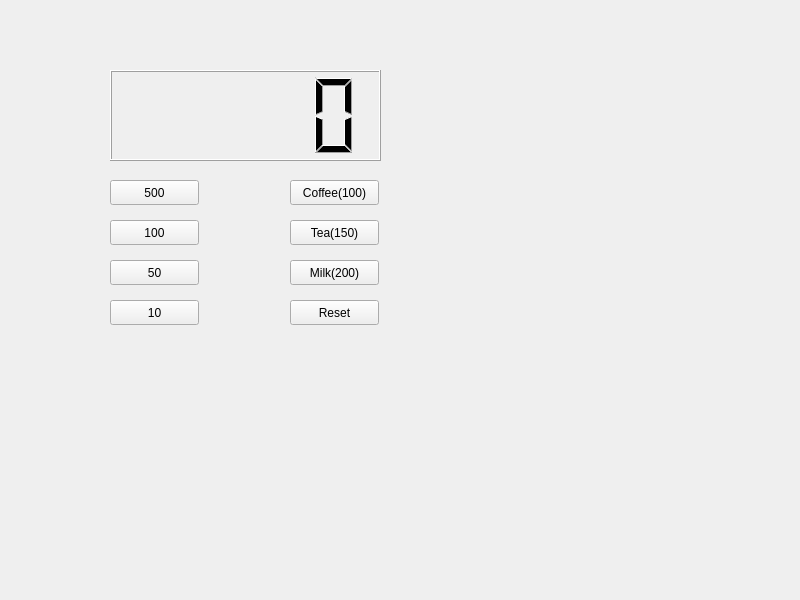
<?xml version="1.0" encoding="UTF-8"?>
<ui version="4.0">
 <class>Widget</class>
 <widget class="QWidget" name="Widget">
  <property name="geometry">
   <rect>
    <x>0</x>
    <y>0</y>
    <width>800</width>
    <height>600</height>
   </rect>
  </property>
  <property name="windowTitle">
   <string>Widget</string>
  </property>
  <widget class="QLCDNumber" name="lcdNumber">
   <property name="geometry">
    <rect>
     <x>110</x>
     <y>70</y>
     <width>271</width>
     <height>91</height>
    </rect>
   </property>
  </widget>
  <widget class="QPushButton" name="pb100">
   <property name="geometry">
    <rect>
     <x>110</x>
     <y>220</y>
     <width>89</width>
     <height>25</height>
    </rect>
   </property>
   <property name="text">
    <string>100</string>
   </property>
  </widget>
  <widget class="QPushButton" name="pb50">
   <property name="geometry">
    <rect>
     <x>110</x>
     <y>260</y>
     <width>89</width>
     <height>25</height>
    </rect>
   </property>
   <property name="text">
    <string>50</string>
   </property>
  </widget>
  <widget class="QPushButton" name="pb10">
   <property name="geometry">
    <rect>
     <x>110</x>
     <y>300</y>
     <width>89</width>
     <height>25</height>
    </rect>
   </property>
   <property name="text">
    <string>10</string>
   </property>
  </widget>
  <widget class="QPushButton" name="pb500">
   <property name="geometry">
    <rect>
     <x>110</x>
     <y>180</y>
     <width>89</width>
     <height>25</height>
    </rect>
   </property>
   <property name="text">
    <string>500</string>
   </property>
  </widget>
  <widget class="QPushButton" name="pbCoffee">
   <property name="geometry">
    <rect>
     <x>290</x>
     <y>180</y>
     <width>89</width>
     <height>25</height>
    </rect>
   </property>
   <property name="text">
    <string>Coffee(100)</string>
   </property>
  </widget>
  <widget class="QPushButton" name="pbTea">
   <property name="geometry">
    <rect>
     <x>290</x>
     <y>220</y>
     <width>89</width>
     <height>25</height>
    </rect>
   </property>
   <property name="text">
    <string>Tea(150)</string>
   </property>
  </widget>
  <widget class="QPushButton" name="pbMilk">
   <property name="geometry">
    <rect>
     <x>290</x>
     <y>260</y>
     <width>89</width>
     <height>25</height>
    </rect>
   </property>
   <property name="text">
    <string>Milk(200)</string>
   </property>
  </widget>
  <widget class="QPushButton" name="pbReset">
   <property name="geometry">
    <rect>
     <x>290</x>
     <y>300</y>
     <width>89</width>
     <height>25</height>
    </rect>
   </property>
   <property name="text">
    <string>Reset</string>
   </property>
  </widget>
 </widget>
 <resources/>
 <connections/>
</ui>
